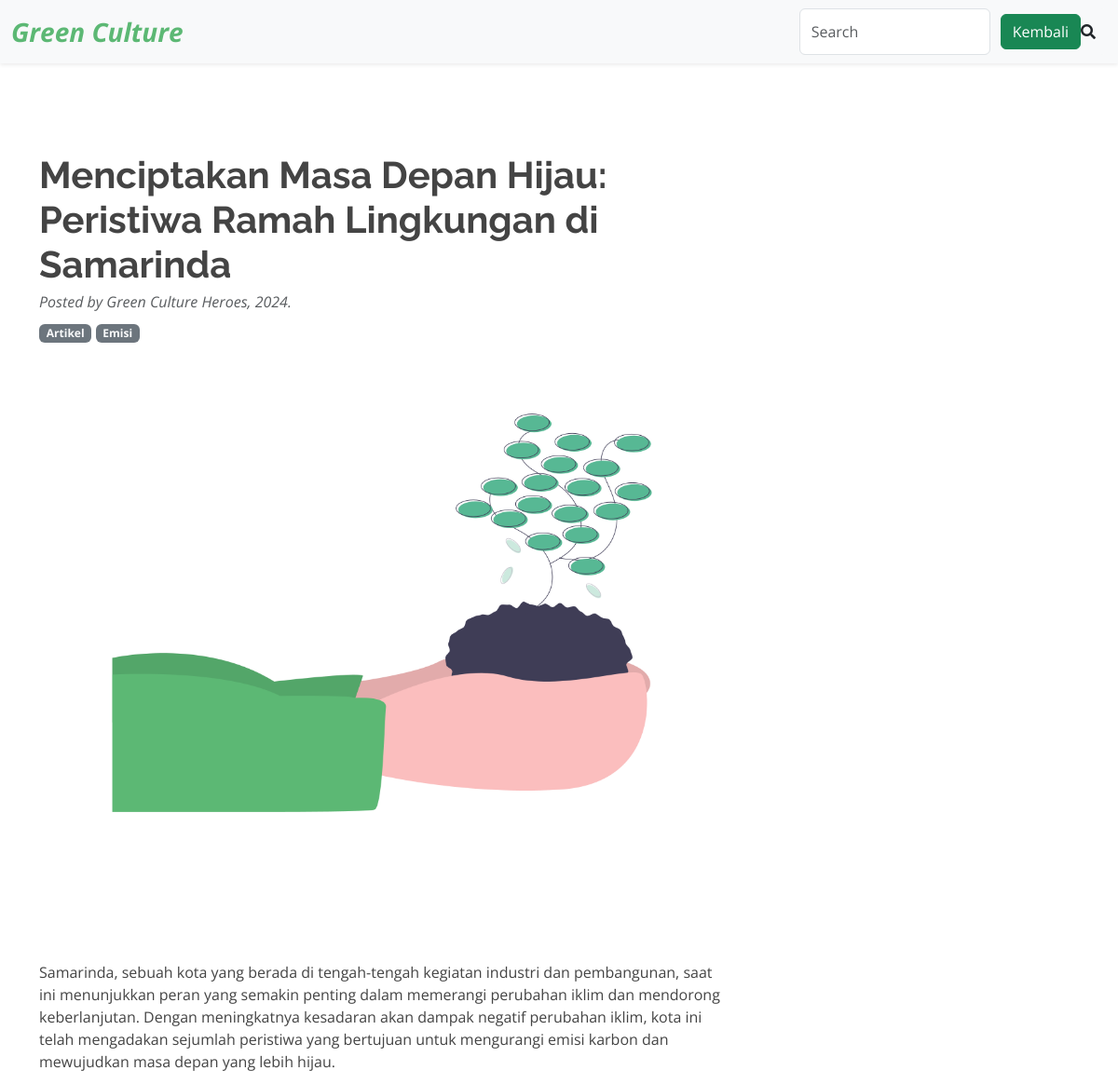
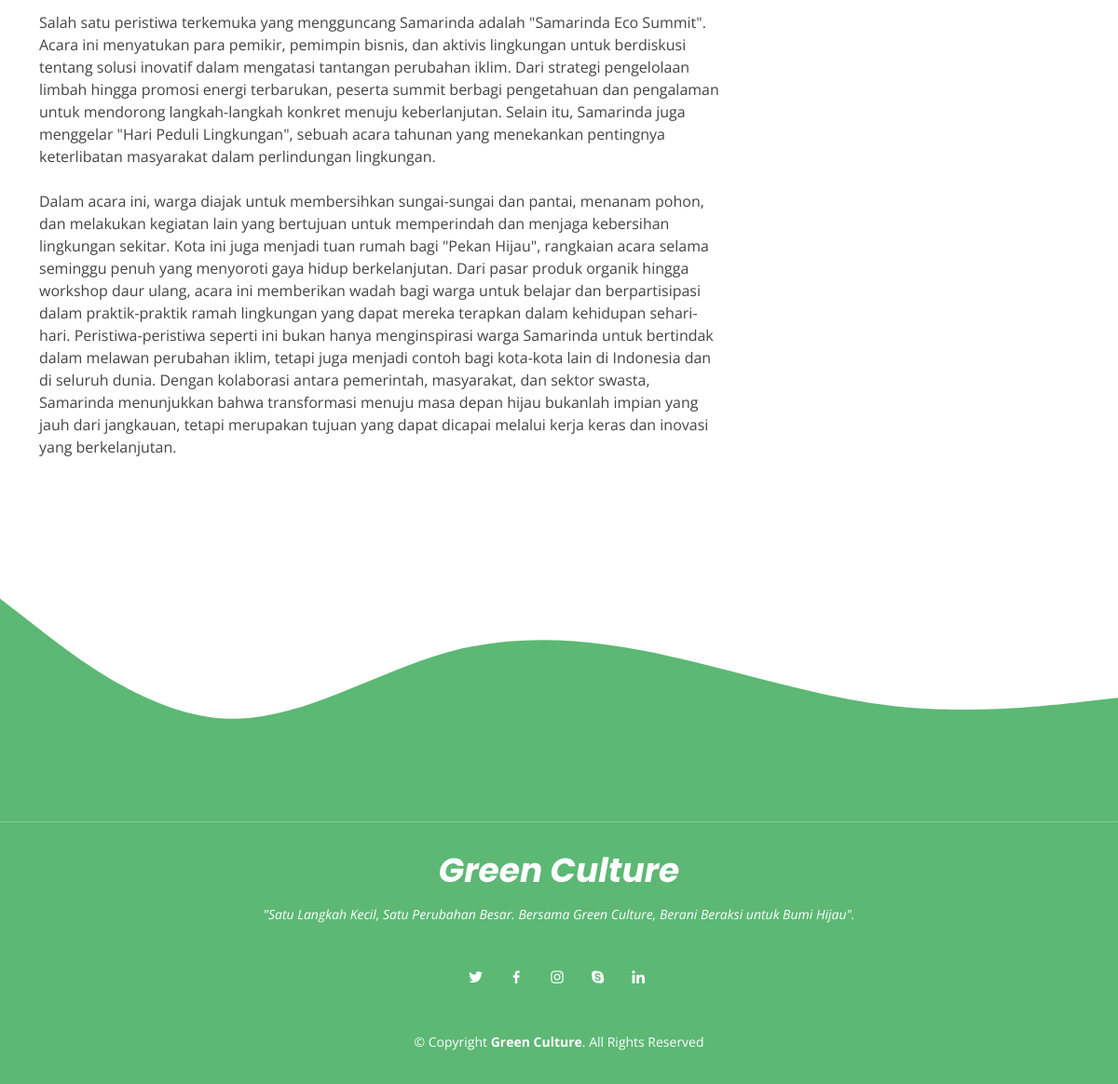
The page /code/detailartikel.php?id=36 on the database its author committed (2 pictures, top to bottom).
### tables this page shows
CREATE TABLE `artikel` (
  `id_artikel` int(11) NOT NULL,
  `judul` varchar(100) NOT NULL,
  `isi` text NOT NULL,
  `gambar` varchar(255) NOT NULL,
  `status` enum('Menunggu','Disetujui','Ditolak') NOT NULL,
  `id_akun` int(11) NOT NULL
);

### code/detailartikel.php (the view, shortened to what this page needs)
<?php
require '../koneksi.php';
$id = $_GET['id'];
$query = "SELECT * FROM artikel WHERE id_artikel = $id";
$result = mysqli_query($conn, $query);
$data = mysqli_fetch_assoc($result);
?>
<!DOCTYPE html>
<html lang="en">
<head>
    <link href="https://cdn.jsdelivr.net/npm/bootstrap@5.0.2/dist/css/bootstrap.min.css" rel="stylesheet">
    <link rel="stylesheet" href="../assets/css/exindex.css">
    <link href="../assets/vendor/animate.css/animate.min.css" rel="stylesheet" />
    <link href="../assets/vendor/bootstrap/css/bootstrap.min.css" rel="stylesheet" />
    <link href="../assets/vendor/bootstrap-icons/bootstrap-icons.css" rel="stylesheet" />
    <link href="../assets/vendor/boxicons/css/boxicons.min.css" rel="stylesheet" />
    <link href="../assets/vendor/glightbox/css/glightbox.min.css" rel="stylesheet" />
    <link href="../assets/vendor/swiper/swiper-bundle.min.css" rel="stylesheet" />
    <link rel="stylesheet" href="../assets/css/exindex.css" />
    <link rel="stylesheet" href="https://cdnjs.cloudflare.com/ajax/libs/font-awesome/5.15.4/css/all.min.css" />
</head>
<body>
    <header>
        <nav class="navbar navbar-light bg-body-tertiary shadow-sm">
            <div class="container-fluid">
                <a class="navbar-brand fs-3 fw-bold fst-italic" style="color: #5cb874;">Green Culture</a>
                <form class="d-flex input-group w-auto">
                    <input type="search" class="form-control rounded" placeholder="Search" aria-label="Search" aria-describedby="search-addon" />
                    <span class="input-group-text border-0" id="search-addon">
                        <a href="lihatartikel.php" class="btn btn-success">Kembali</a>
                        <i class="fas fa-search"></i>
                    </span>
                </form>
            </div>
        </nav>
    </header>
    <div class="container mt-5">
        <div class="row">
            <div class="col-lg-8 mt-5">
                <article>
                    <header class="mb-4">
                        <h1 class="fw-bolder mb-1"><?= $data['judul'] ?></h1>
                        <div class="text-muted fst-italic mb-2">
                            Posted by Green Culture Heroes, 2024.
                        </div>
                        <a class="badge bg-secondary text-decoration-none link-light" href="#!">Artikel</a>
                        <a class="badge bg-secondary text-decoration-none link-light" href="#!">Emisi</a>
                    </header>
                    <figure class="mb-4">
                        <img class="img-fluid rounded" src="../assets/img/<?= $data['gambar'] ?>" class="article-image" alt="" />
                    </figure>
                    <section class="mb-5">
                        <p class="fs-5 mb-4">
                            <?= $data['isi'] ?>
                        </p>
                    </section>
                </article>
            </div>
        </div>
    </div>
    <footer id="footer">
        <div class="container">
            <h3 style="color: #ffff" class="fst-italic">Green Culture</h3>
            <p>
                "Satu Langkah Kecil, Satu Perubahan Besar. Bersama Green Culture, Berani Beraksi untuk
                Bumi Hijau".
            </p>
            <div class="social-links">
                <a href="#" class="twitter"><i class="bx bxl-twitter"></i></a>
                <a href="#" class="facebook"><i class="bx bxl-facebook"></i></a>
                <a href="#" class="instagram"><i class="bx bxl-instagram"></i></a>
                <a href="#" class="google-plus"><i class="bx bxl-skype"></i></a>
                <a href="#" class="linkedin"><i class="bx bxl-linkedin"></i></a>
            </div>
            <div class="copyright">
                &copy; Copyright <strong><span>Green Culture</span></strong>. All Rights Reserved
            </div>
        </div>
    </footer>
</body>
</html>

### assets/css/exindex.css (style rules this page uses)
body { font-family: "Open Sans", sans-serif; color: #444444; }
a { text-decoration: none; color: #5cb874; }
h1, h2, h3, h4, h5, h6 { font-family: "Raleway", sans-serif; }
section { padding: 60px 0; }
#footer { background: #5cb874; color: #fff; font-size: 14px; text-align: center; padding: 30px 0; }
#footer h3 { font-size: 36px; font-weight: 700; color: #fff; position: relative; font-family: "Poppins", sans-serif; padding: 0; margin: 0 0 15px 0; }
#footer p { font-size: 15; font-style: italic; padding: 0; margin: 0 0 40px 0; }
#footer .social-links { margin: 0 0 40px 0; }
#footer .social-links a { font-size: 18px; display: inline-block; background: #5cb874; color: #fff; line-height: 1; padding: 8px 0; margin-right: 4px; border-radius: 50%; text-align: center; width: 36px; height: 36px; transition: 0.3s; }
#footer .copyright { margin: 0 0 5px 0; }

### rows shown on the page
artikel: judul "Menciptakan Masa Depan Hijau: Peristiwa Ramah Lingkungan di Samarinda", gambar (picture), isi "Samarinda, sebuah kota yang berada di tengah-tengah kegiatan industri dan pembangunan, saat ini menunjukkan peran yang semakin penting dalam memerangi perubahan iklim dan mendorong keberlanjutan. Dengan meningkatnya kesadaran akan dampak negatif perubahan iklim, kota ini telah mengadakan sejumlah peristiwa yang bertujuan untuk mengurangi emisi karbon dan mewujudkan masa depan yang lebih hijau. Salah satu peristiwa terkemuka yang mengguncang Samarinda adalah \"Samarinda Eco Summit\". Acara ini menyatukan para pemikir, pemimpin bisnis, dan aktivis lingkungan untuk berdiskusi tentang solusi inovatif dalam mengatasi tantangan perubahan iklim. Dari strategi pengelolaan limbah hingga promosi energi…"
